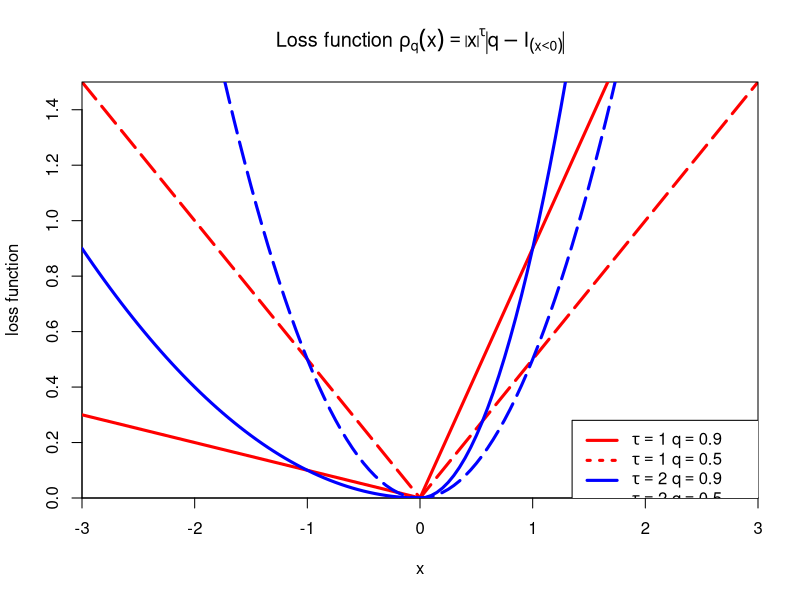

Reproduce this figure in R.
# clear all variables
rm(list = ls(all = TRUE))
graphics.off()

rho_q = function(u, q) {
    f = ifelse(u < 0, abs(q - 1) * abs(u), abs(q) * abs(u))
    list(f = f)
}
rho_e = function(u, q) {
    f = ifelse(u < 0, abs(q - 1) * u * u, abs(q) * u * u)
    list(f = f)
}

q_050     = 0.5
q_090     = 0.9
ngrid     = 120
xgrid     = -3 + 6 * (0:ngrid)/(ngrid)
y_rho1_05 = rho_q(xgrid, q_050)
y_rho1_09 = rho_q(xgrid, q_090)
y_rho2_05 = rho_e(xgrid, q_050)
y_rho2_09 = rho_e(xgrid, q_090)

plot_title = expression(paste("Loss function ", rho[q](x) == abs(x)^{
    tau} * abs(q - I[(x < 0)])))
plot(xgrid, y_rho1_05$f, type = "l", col = "red", lwd = 3, lty = 5, cex.axis = 1, 
    xaxs = "i", yaxs = "i", xlab = "x", ylab = "loss function", main = plot_title)
lines(xgrid, y_rho1_09$f, type = "l", col = "red", lwd = 3)
lines(xgrid, y_rho2_05$f, type = "l", col = "blue", lwd = 3, lty = 5)
lines(xgrid, y_rho2_09$f, type = "l", col = "blue", lwd = 3)

legend(1.35, 0.28, c(expression(paste(tau == 1, " ", q == 0.9)), expression(paste(tau == 
    1, " ", q == 0.5)), expression(paste(tau == 2, " ", q == 0.9)), expression(paste(tau == 
    2, " ", q == 0.5))), text.width = 8, lwd = c(3, 3, 3, 3), lty = c(1, 3, 1, 3), 
    col = c("red", "red", "blue", "blue"))
